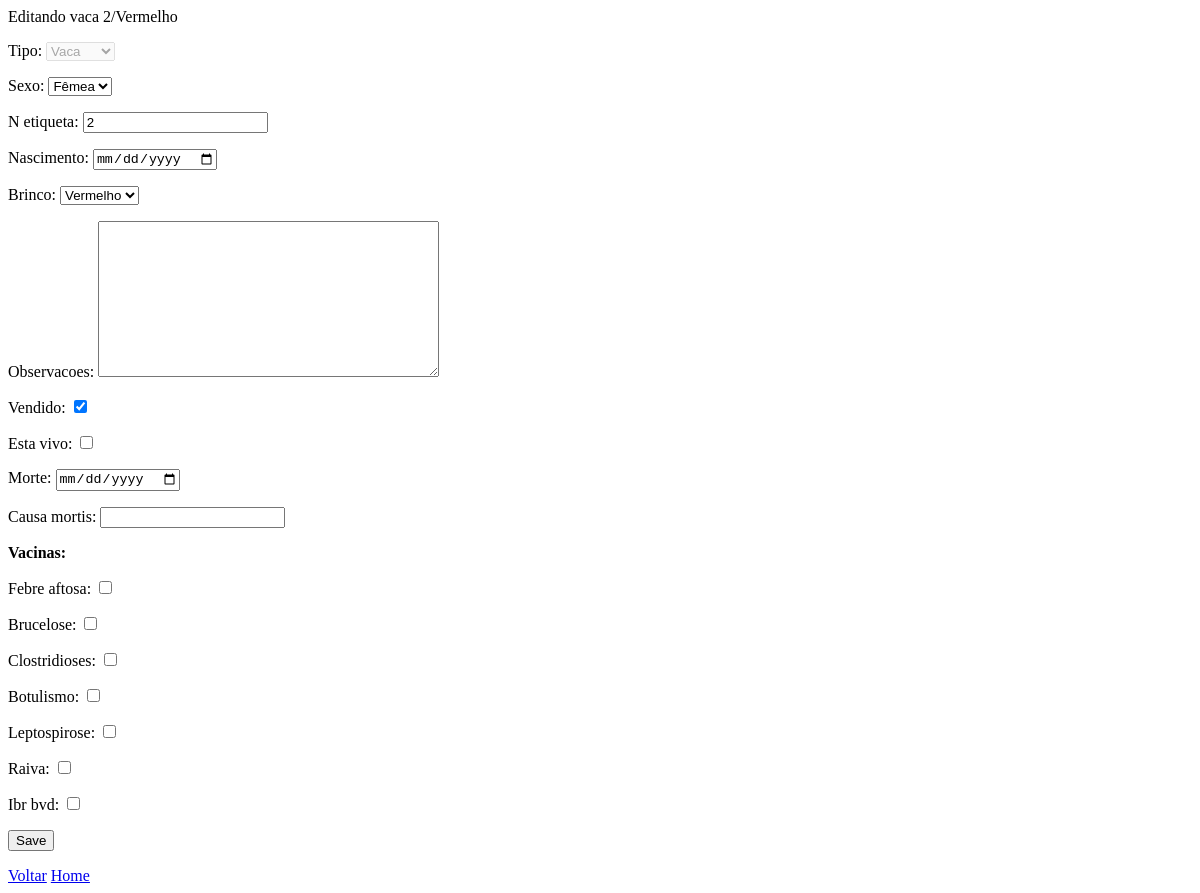
/cabeca/2/edit, run on an earlier commit of the app's database.
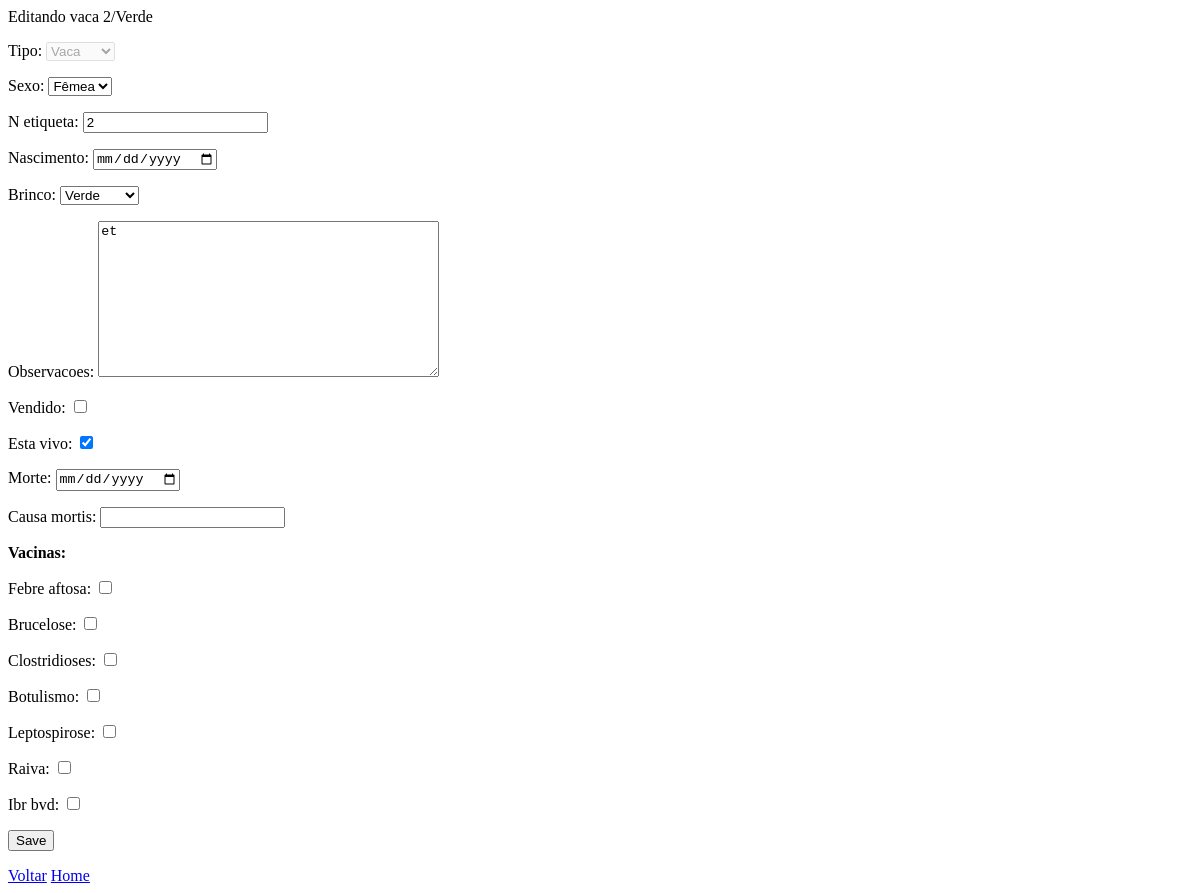
And on a later commit of the database.
### criacao/models.py (models this page shows, shortened)
class cabecagado(models.Model):
    id = AutoField(primary_key=True)
    author = ForeignKey(settings.AUTH_USER_MODEL,on_delete=models.CASCADE)
    n_etiqueta = IntegerField()
    brinco = ForeignKey(brinco,on_delete=models.CASCADE)
    nascimento = DateField()
    MALE = "Macho"
    FEMALE = "Fêmea"
    SEXO_CHOICES = (
        (MALE, "Macho"),
        (FEMALE, "Fêmea"),
    )
    sexo = models.CharField(max_length=5,
                  choices=SEXO_CHOICES,)
    observacoes = TextField(max_length=280,blank=True,null=True)
    esta_vivo = BooleanField(default=True)
    vendido = BooleanField(default=False)
    morte = DateField(null=True,blank=True)
    causa_mortis = CharField(blank=True,max_length=30,null=True)
    BOI = "Boi"
    MATRIZ = "Vaca"
    CRIA = "Bezerro"
    TIPO_CHOICES = (
        (BOI, "Touro"),
        (MATRIZ, "Vaca"),
        (CRIA,"Bezerro")
    )
    tipo = models.CharField(max_length=7,choices=TIPO_CHOICES,)
    def __str__(self):
        return  str(self.n_etiqueta) + "/" + str(self.brinco)

### criacao/views.py (the view, shortened to what this page needs)
# urls.py: path("cabeca/<pk>/edit",EditView, name="detail"),
def EditView(request,pk):
    if request.method=="GET":
        context={}
        cabeca = cabecagado.objects.get(id=pk)
        initial = {"nascimento":cabeca.nascimento,
                   "tipo" : cabeca.tipo,
                   "sexo": cabeca.sexo,
                   "n_etiqueta":cabeca.n_etiqueta,
                   "brinco":cabeca.brinco,
                   "esta_vivo":cabeca.esta_vivo,
                   "observacoes":cabeca.observacoes,
                   "vendido":cabeca.vendido,
                    "morte":cabeca.morte,
                    "causa_mortis":cabeca.causa_mortis
                   }
        context["form"] = CabecagadoEditForm(initial=initial)
        if cabeca.tipo == "Boi":
            opt = 1
        elif cabeca.tipo == "Bezerro":
            context["form"].fields["tipo"].disabled = True
            opt = 3
            context["form_"] = CriaCreateForm(initial={"matriz":cabeca.cria.matriz})
        elif cabeca.tipo == "Vaca":
            opt = 2
            context["form"].fields["tipo"].disabled = True
        context["form"].fields["tipo"].disabled = True
        context["form_vac"] = VacinasCreateForm()
        context["form_pesos"] = PesosCreateForm()
        context["mensagem"]="Editando " + ["touro ","vaca ","bezerro "][opt-1] + str(cabeca)
        context["tipo"]=str(opt)
        return render(request,"cabecaedit.html",context)

### criacao/forms.py
class CabecagadoEditForm(ModelForm):
    class Meta:
        model = cabecagado
        fields = ["tipo","sexo","n_etiqueta","nascimento","brinco", "observacoes","vendido","esta_vivo","morte","causa_mortis"]
        widgets = {
            'nascimento': DateInput(),
            'morte': DateInput()
        }

class VacinasCreateForm(ModelForm):
    class Meta:
        model = vacinas
        fields = ("febre_aftosa", "brucelose", "clostridioses", "botulismo", "leptospirose", "raiva", "ibr_bvd")

### criacao/models.py (called while the page is built)
    def __str__(self):
        return  self.cor_nome

### criacao/templates/cabecaedit.html (shortened to what this page needs)
<body>
    {{ mensagem }}
    <form method="post">{% csrf_token %}
        {{ form.as_p }}
        <b>Vacinas:</b>
        {{ form_vac.as_p }}
        <input type="submit" value="Save">
    </form>
    <a href="{% url 'cabecas' %}">Voltar</a>
    <a href="{% url 'home' %}">Home</a>
</body>

What changed in the data, as far as the page shows it:
now on this page (row edited): cabecagado: tipo "Vaca", sexo "Fêmea", n_etiqueta "2", brinco "Verde", observacoes "et", esta_vivo "☑"
Also different on the page:
{{ mensagem }}: "Editando vaca 2/Vermelho" → "Editando vaca 2/Verde"
form field tipo: "Vaca" → (not shown)
form field sexo: "Fêmea" → (not shown)
form field n_etiqueta: "2" → (not shown)
form field brinco: "Vermelho" → (not shown)
form field vendido: "☑" → (not shown)
form field esta_vivo: "☐" → (not shown)
